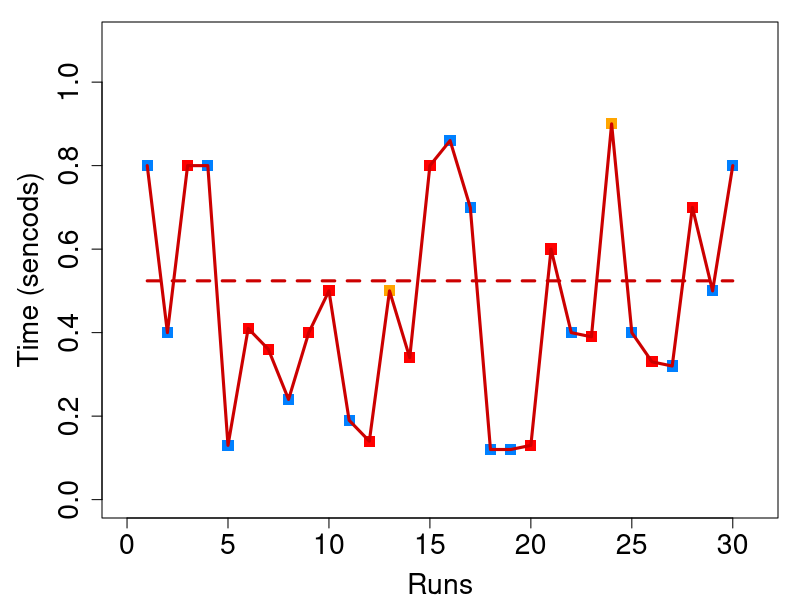

Here is the R script that generated this plot:
#!/usr/bin/env Rscript
x <- c(1:30)
y_sec <-c(1.380,0.950,0.430,0.630,1.450,0.790,2.780,2.880,1.080,1.420,2.230,0.220,0.420,2.060,0.710,0.610,2.000,0.630,0.370,0.800,0.400,0.930,0.160,1.120,0.900,0.830,0.330,1.000,1.320,0.420)
y_par <-c(1.060,0.380,0.900,0.580,0.640,0.480,0.650,0.550,0.760,0.520,0.500,0.700,0.470,0.280,0.600,0.510,0.650,0.480,0.610,0.470,0.360,0.630,0.920,0.630,0.560,0.710,0.620,0.470,0.450,0.640)

y_11_100 <-c(0.80,0.40,0.80,0.80,0.130,0.410,0.360,0.240,0.40,0.50,0.190,0.140,0.50,0.340,0.80,0.860,0.70,0.120,0.120,0.130,0.60,0.40,0.390,0.90,0.400,0.330,0.320,0.700,0.50,0.80)
y_11_50 <-c(0.280,0.350,0.380,0.480,0.500,0.400,0.470,0.450,0.530,0.400,0.430,0.600,0.480,0.370,0.580,0.770,0.570,0.390,0.380,0.590,0.460,0.750,0.500,0.500,0.560,0.560,0.560,0.390,0.710,0.460)
y_11_25 <-c(0.350,0.390,0.530,0.710,0.600,0.520,0.670,0.580,0.460,0.310,0.580,0.590,0.660,0.780,0.830,0.590,0.530,0.440,0.380,0.710,0.340,0.750,0.710,0.440,0.610,0.430,0.620,0.380,0.540,0.580)


#cor(x,y)
#plot(x,y,xlab="Independent",ylab="Dependent",main="Random Stuff")

#plot(x,y,xlab="Independent",ylab="Dependent",main="Random Stuff")

col_par <- grn_1 <- rgb(102/255, 0, 204/255, 1)
grn_1 <- rgb(204/255, 0, 0, 1)#rgb(0, 70/255, 25/255, 1)
grn_2 <- rgb(1, 128/255, 0, 1)#rgb(0, 160/255, 30/255, 1)
grn_3 <- rgb(204/255, 204/255, 0, 1)#rgb(150/255, 255/255, 153/255, 1)
s=rgb(0, 128/255, 1, 1)#"blue"
r="red"
rn="orange"
b="black"

p_ylim=c(0,1.1)
par(mar=c(4,5,1,1)+.1)

plot(x, y_11_100,
	  xlim=c(0,31), ylim=p_ylim,
     col=c(s,s,r,s,s,r,r,s,r,r,s,r,rn,r,r,s,s,s,s,r,r,s,r,rn,s,r,s,r,s,s),
     pch = 15, #tipo de figura del punto 
     cex = 1.5, #tamaño del punto
	  cex.lab=1.7,
     cex.axis=1.7,
     xlab= "Runs", #NA, 
     ylab= "Time (sencods)", #NA, 
     axes=T, #xaxt="n", #yaxt="n", #frame.plot="TRUE", #bty="n"
    );
lines(x, y_11_100, col=grn_1, lwd=3)
lines(x, rep.int(0.524, 30), col=grn_1, lwd=3, , lty=2)
